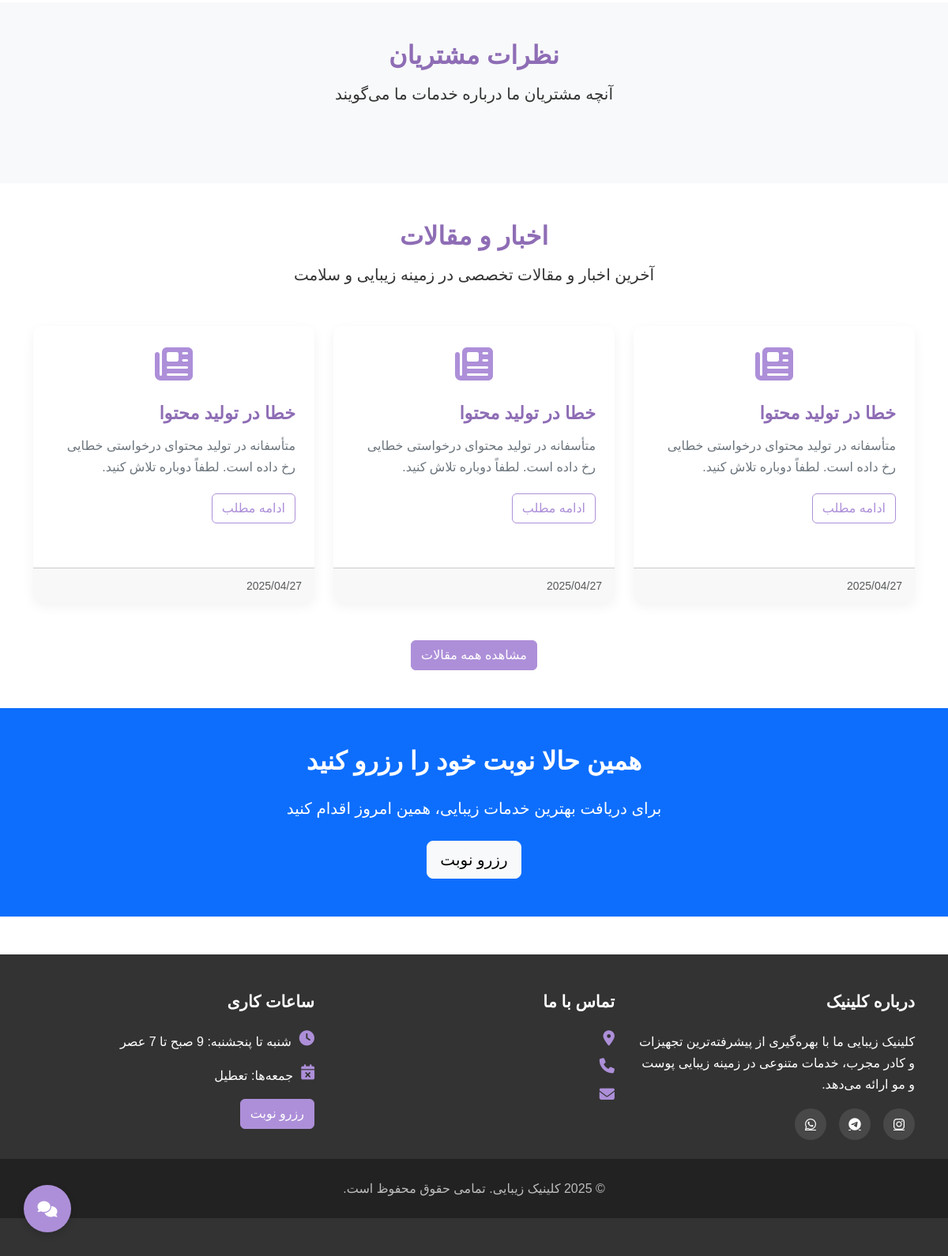
Before: / (lower part) with the older database file.
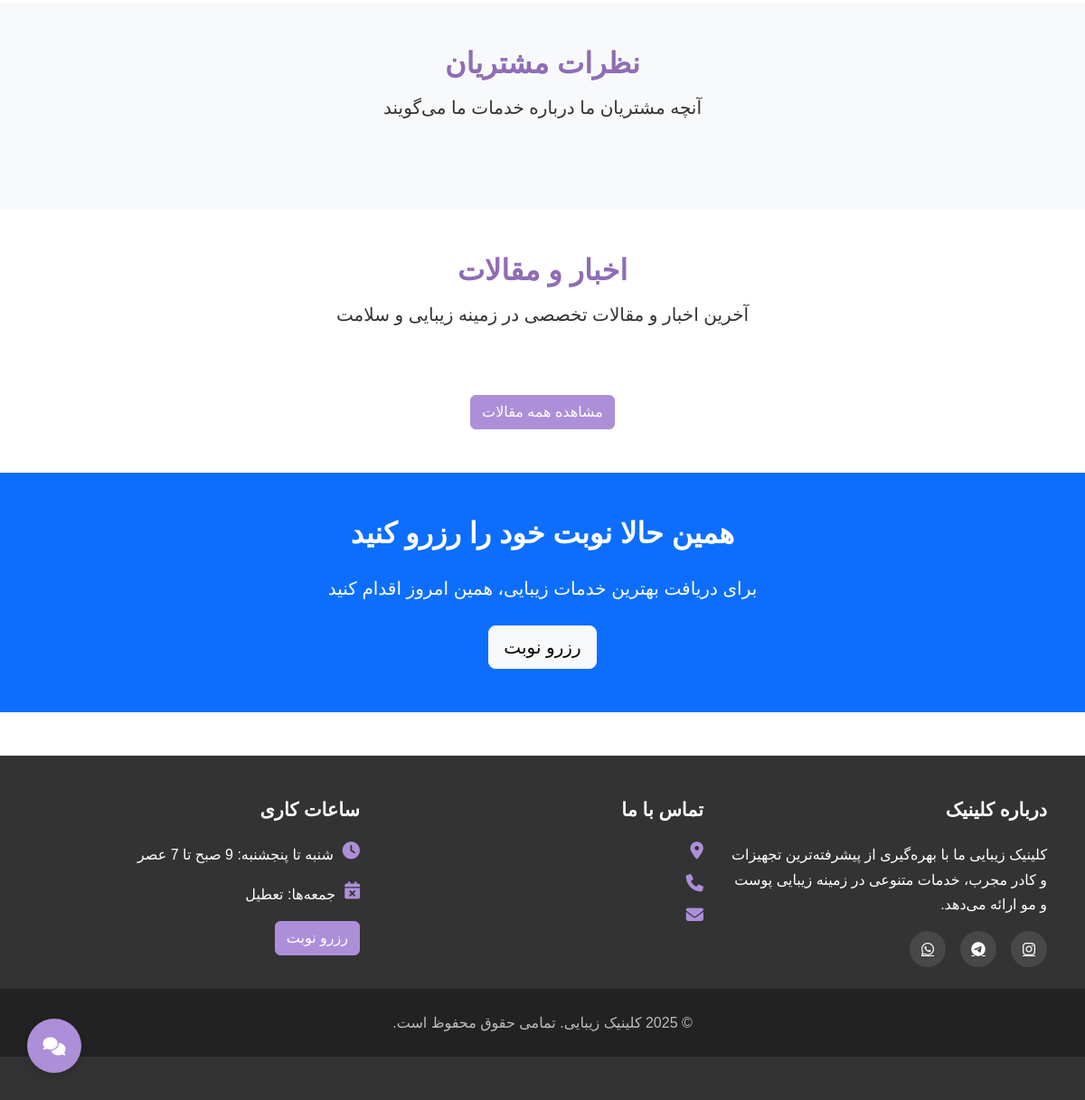
After: the same page with the newer database file.
### models.py (models this page shows)
class News(db.Model):
    id = db.Column(db.Integer, primary_key=True)
    title = db.Column(db.String(150), nullable=False)
    content = db.Column(db.Text, nullable=False)
    image_url = db.Column(db.String(255))
    created_at = db.Column(db.DateTime, default=datetime.utcnow)
    is_published = db.Column(db.Boolean, default=True)
    is_ai_generated = db.Column(db.Boolean, default=False)

### routes.py (the view)
@main.route('/')
def index():
    featured_services = Service.query.limit(4).all()
    featured_doctors = Doctor.query.limit(3).all()
    latest_news = News.query.filter_by(is_published=True).order_by(News.created_at.desc()).limit(3).all()
    featured_portfolio = Portfolio.query.filter_by(is_featured=True).limit(6).all()
    recent_reviews = Review.query.filter_by(is_approved=True).order_by(Review.created_at.desc()).limit(5).all()
    return render_template('index.html',
                           services=featured_services,
                           doctors=featured_doctors,
                           news=latest_news,
                           portfolio=featured_portfolio,
                           reviews=recent_reviews)

### app.py (called while the page is built)
@app.context_processor
def inject_now():
    return {'now': datetime.datetime.now()}

### templates/index.html (shortened to what this page needs)
{% extends "base.html" %}
{% block content %}
<section class="py-5 bg-light">
    <div class="container">
        <div class="text-center mb-5" data-aos="fade-up">
            <h2>نظرات مشتریان</h2>
            <p class="lead">آنچه مشتریان ما درباره خدمات ما می‌گویند</p>
        </div>
    </div>
</section>
<section class="py-5">
    <div class="container">
        <div class="text-center mb-5" data-aos="fade-up">
            <h2>اخبار و مقالات</h2>
            <p class="lead">آخرین اخبار و مقالات تخصصی در زمینه زیبایی و سلامت</p>
        </div>
        <div class="row">
            {% for item in news %}
            <div class="col-md-4 mb-4" data-aos="fade-up" data-aos-delay="{{ loop.index * 100 }}">
                <div class="card h-100">
                    {% if item.image_url %}
                    <img src="{{ item.image_url }}" class="card-img-top" alt="{{ item.title }}">
                    {% else %}
                    <div class="text-center pt-4">
                        <i class="fas fa-newspaper" style="font-size: 3rem; color: var(--primary-color);"></i>
                    </div>
                    {% endif %}
                    <div class="card-body">
                        <h5 class="card-title">{{ item.title }}</h5>
                        <p class="card-text">{{ item.content|truncate(100) }}</p>
                        <a href="{{ url_for('main.news_detail', news_id=item.id) }}" class="btn btn-outline-primary">ادامه مطلب</a>
                    </div>
                    <div class="card-footer text-muted">
                        <small>{{ item.created_at.strftime('%Y/%m/%d') }}</small>
                    </div>
                </div>
            </div>
            {% endfor %}
        </div>
        <div class="text-center mt-4">
            <a href="{{ url_for('main.news') }}" class="btn btn-primary">مشاهده همه مقالات</a>
        </div>
    </div>
</section>
<section class="py-5 bg-primary text-white">
    <div class="container text-center">
        <h2 class="text-white mb-4" data-aos="fade-up">همین حالا نوبت خود را رزرو کنید</h2>
        <p class="lead mb-4" data-aos="fade-up" data-aos-delay="100">برای دریافت بهترین خدمات زیبایی، همین امروز اقدام کنید</p>
        <a href="{{ url_for('main.booking') }}" class="btn btn-light btn-lg" data-aos="fade-up" data-aos-delay="200">رزرو نوبت</a>
    </div>
</section>
{% endblock %}

### templates/base.html (shortened to what this page needs)
<!DOCTYPE html>
<html lang="fa" dir="rtl">
<head>
    <link rel="stylesheet" href="https://cdn.jsdelivr.net/npm/bootstrap@5.3.2/dist/css/bootstrap.rtl.min.css">
    <link rel="stylesheet" href="https://cdnjs.cloudflare.com/ajax/libs/font-awesome/6.4.2/css/all.min.css">
    <link rel="stylesheet" href="https://cdn.jsdelivr.net/npm/persian-datepicker@1.2.0/dist/css/persian-datepicker.min.css">
    <link rel="stylesheet" href="https://cdn.jsdelivr.net/npm/aos@2.3.4/dist/aos.css">
    <link rel="stylesheet" href="{{ url_for('static', filename='css/style.css') }}">
</head>
<body>
    {% block content %}{% endblock %}
    <footer>
        <div class="container">
            <div class="row">
                <div class="col-lg-4 mb-4">
                    <h4 class="footer-heading">درباره کلینیک</h4>
                    <p>کلینیک زیبایی ما با بهره‌گیری از پیشرفته‌ترین تجهیزات و کادر مجرب، خدمات متنوعی در زمینه زیبایی پوست و مو ارائه می‌دهد.</p>
                    <div class="social-icons">
                        <a href="https://instagram.com/{{ config.CLINIC_INSTAGRAM }}" class="social-icon" target="_blank">
                            <i class="fab fa-instagram"></i>
                        </a>
                        <a href="#" class="social-icon">
                            <i class="fab fa-telegram"></i>
                        </a>
                        <a href="#" class="social-icon">
                            <i class="fab fa-whatsapp"></i>
                        </a>
                    </div>
                </div>
                <div class="col-lg-4 mb-4">
                    <h4 class="footer-heading">تماس با ما</h4>
                    <div class="footer-contact-item">
                        <i class="fas fa-map-marker-alt footer-contact-icon"></i>
                    </div>
                    <div class="footer-contact-item">
                        <i class="fas fa-phone footer-contact-icon"></i>
                    </div>
                    <div class="footer-contact-item">
                        <i class="fas fa-envelope footer-contact-icon"></i>
                    </div>
                </div>
                <div class="col-lg-4 mb-4">
                    <h4 class="footer-heading">ساعات کاری</h4>
                    <div class="footer-contact-item">
                        <i class="fas fa-clock footer-contact-icon"></i>
                        <div>شنبه تا پنجشنبه: 9 صبح تا 7 عصر</div>
                    </div>
                    <div class="footer-contact-item">
                        <i class="fas fa-calendar-times footer-contact-icon"></i>
                        <div>جمعه‌ها: تعطیل</div>
                    </div>
                    <div class="mt-3">
                        <a href="{{ url_for('main.booking') }}" class="btn btn-primary">رزرو نوبت</a>
                    </div>
                </div>
            </div>
        </div>
        <div class="footer-bottom">
            <div class="container">
                <p>&copy; {{ now.year }} کلینیک زیبایی. تمامی حقوق محفوظ است.</p>
            </div>
        </div>
    </footer>
    <div class="chat-widget">
        <div class="chat-button">
            <i class="fas fa-comments fa-lg"></i>
        </div>
    </div>
</body>
</html>

### static/css/style.css (style rules this page uses)
:root { --primary-color: #ad8fd9; --primary-light: #d5c4f1; --primary-dark: #8e6db5; --white: #ffffff; --light-gray: #f8f9fa; --dark-gray: #6c757d; --success: #28a745; --danger: #dc3545; --warning: #ffc107; --info: #17a2b8; }
body { font-family: 'Vazir', 'Tahoma', sans-serif; direction: rtl; text-align: right; background-color: var(--white); color: #333; line-height: 1.7; }
h1, h2, h3, h4, h5, h6 { font-weight: bold; color: var(--primary-dark); margin-bottom: 0.8rem; }
a { color: var(--primary-dark); transition: color 0.3s ease; }
.btn-primary { background-color: var(--primary-color); border-color: var(--primary-color); }
.chat-widget { position: fixed; bottom: 30px; left: 30px; z-index: 1000; }
.chat-button { width: 60px; height: 60px; border-radius: 50%; background-color: var(--primary-color); color: var(--white); display: flex; align-items: center; justify-content: center; cursor: pointer; box-shadow: 0 4px 10px rgba(0, 0, 0, 0.15); transition: all 0.3s ease; }
footer { background-color: #333; color: var(--white); padding: 3rem 0; margin-top: 3rem; }
.footer-heading { color: var(--white); margin-bottom: 1.5rem; font-size: 1.3rem; }
.footer-contact-item { display: flex; align-items: flex-start; margin-bottom: 1rem; }
.footer-contact-icon { color: var(--primary-color); margin-left: 10px; font-size: 1.2rem; }
.social-icons { display: flex; gap: 1rem; margin-top: 1rem; }
.social-icon { display: flex; align-items: center; justify-content: center; width: 40px; height: 40px; background-color: rgba(255, 255, 255, 0.1); border-radius: 50%; color: var(--white); transition: all 0.3s ease; }
.footer-bottom { background-color: #222; padding: 1.5rem 0; text-align: center; }
.footer-bottom p { margin: 0; color: rgba(255, 255, 255, 0.7); }
[data-aos] { transition-property: transform, opacity !important; }

Changed rows visible on the page:
removed News: title "خطا در تولید محتوا", content "متأسفانه در تولید محتوای درخواستی خطایی رخ داده است. لطفاً دوباره تلاش کنید.", created_at "2025/04/27"
removed News: title "خطا در تولید محتوا", content "متأسفانه در تولید محتوای درخواستی خطایی رخ داده است. لطفاً دوباره تلاش کنید.", created_at "2025/04/27"
removed News: title "خطا در تولید محتوا", content "متأسفانه در تولید محتوای درخواستی خطایی رخ داده است. لطفاً دوباره تلاش کنید.", created_at "2025/04/27"
